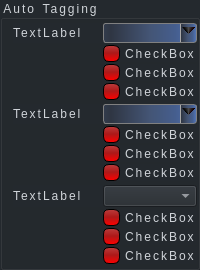
                   <widget class="QGroupBox" name="groupBox_16">
                    <property name="minimumSize">
                     <size>
                      <width>0</width>
                      <height>270</height>
                     </size>
                    </property>
                    <property name="styleSheet">
                     <string notr="true">background-color: #24292E ;
font: 10pt &quot;MS Shell Dlg 2&quot;;
letter-spacing: 2px;
word-spacing: 1.4px;
color: #D0D4D9;
</string>
                    </property>
                    <property name="title">
                     <string>Auto Tagging</string>
                    </property>
                    <property name="flat">
                     <bool>true</bool>
                    </property>
                    <property name="checkable">
                     <bool>false</bool>
                    </property>
                    <layout class="QGridLayout" name="gridLayout_36">
                     <property name="leftMargin">
                      <number>10</number>
                     </property>
                     <property name="topMargin">
                      <number>0</number>
                     </property>
                     <property name="rightMargin">
                      <number>0</number>
                     </property>
                     <property name="bottomMargin">
                      <number>0</number>
                     </property>
                     <property name="horizontalSpacing">
                      <number>0</number>
                     </property>
                     <property name="verticalSpacing">
                      <number>2</number>
                     </property>
                     <item row="0" column="0">
                      <layout class="QVBoxLayout" name="verticalLayout_15">
                       <property name="spacing">
                        <number>4</number>
                       </property>
                       <item>
                        <layout class="QGridLayout" name="gridLayout_33">
                         <property name="horizontalSpacing">
                          <number>0</number>
                         </property>
                         <property name="verticalSpacing">
                          <number>2</number>
                         </property>
                         <item row="0" column="1">
                          <widget class="QComboBox" name="comboBox_6">
                           <property name="styleSheet">
                            <string notr="true">QComboBox {
    border: 1px solid gray;
    border-radius: 3px;
    padding: 1px 18px 1px 3px;
    min-width: 6em;
}

QComboBox:editable {
background-color: rgb(47, 54, 67);
}

QComboBox:!editable, QComboBox::drop-down:editable {
background-color: qlineargradient(spread:reflect, x1:0.08, y1:0, x2:1, y2:0, stop:0 rgba(47, 54, 67, 255), stop:0.454545 rgba(68, 85, 117, 255), stop:0.755682 rgba(69, 94, 142, 255), stop:1 rgba(83, 117, 182, 255));
}

/* QComboBox gets the &quot;on&quot; state when the popup is open */
QComboBox:!editable:on, QComboBox::drop-down:editable:one {
background-color: qlineargradient(spread:reflect, x1:0.08, y1:0, x2:1, y2:0, stop:0 rgba(47, 54, 67, 255), stop:0.454545 rgba(68, 85, 117, 255), stop:0.755682 rgba(69, 94, 142, 255), stop:1 rgba(83, 117, 182, 255));
}

QComboBox:on { /* shift the text when the popup opens */
    padding-top:1px;
    padding-left: 1px;
}

QComboBox::drop-down {
    subcontrol-origin: padding;
    subcontrol-position: top right;
    width: 15px;
    border-left-width: 1px;
    border-left-color: darkgray;
    border-left-style: solid; /* just a single line */
    border-top-right-radius: 3px; /* same radius as the QComboBox */
    border-bottom-right-radius: 3px;
}

QComboBox::down-arrow {
   
	background-color: qconicalgradient(cx:0.5, cy:0.523, angle:269.5, stop:0.375 rgba(255, 0, 0, 0), stop:0.375957 rgba(255, 0, 0, 0), stop:0.375982 rgba(21, 0, 0, 255), stop:0.5 rgba(75, 75, 75, 255), stop:0.619318 rgba(0, 0, 0, 255), stop:0.625 rgba(255, 255, 255, 0));
}

QComboBox::down-arrow:on { /* shift the arrow when popup is open */
    top: 1px;
    left: 1px;
}</string>
                           </property>
                          </widget>
                         </item>
                         <item row="2" column="1">
                          <widget class="QCheckBox" name="checkBox_46">
                           <property name="styleSheet">
                            <string notr="true">QCheckBox {
    spacing: 5px;
}
QCheckBox::indicator {
    width: 13px;
    height: 13px;
}
QCheckBox::indicator:unchecked {
background-color: qlineargradient(spread:reflect, x1:0.54, y1:1, x2:0.534, y2:0, stop:0 rgba(255, 0, 0, 255), stop:0.528409 rgba(173, 25, 25, 255), stop:1 rgba(187, 60, 60, 255));
border-style: outset;
border-width: 1px;
border-radius: 6px;
border-color: #000000;
min-width: 1em;
padding: 1px;
}
QCheckBox::indicator:checked {
background-color: qlineargradient(spread:reflect, x1:0.54, y1:1, x2:0.534, y2:0, stop:0 rgba(0, 255, 18, 255), stop:0.306818 rgba(10, 171, 24, 255), stop:0.636364 rgba(25, 173, 41, 255), stop:0.994318 rgba(33, 104, 47, 255));
border-style: outset;
border-width: 1px;
border-radius: 6px;
border-color: #000000;
min-width: 1em;
padding: 1px;
}</string>
                           </property>
                           <property name="text">
                            <string>CheckBox</string>
                           </property>
                          </widget>
                         </item>
                         <item row="3" column="1">
                          <widget class="QCheckBox" name="checkBox_47">
                           <property name="styleSheet">
                            <string notr="true">QCheckBox {
    spacing: 5px;
}
QCheckBox::indicator {
    width: 13px;
    height: 13px;
}
QCheckBox::indicator:unchecked {
background-color: qlineargradient(spread:reflect, x1:0.54, y1:1, x2:0.534, y2:0, stop:0 rgba(255, 0, 0, 255), stop:0.528409 rgba(173, 25, 25, 255), stop:1 rgba(187, 60, 60, 255));
border-style: outset;
border-width: 1px;
border-radius: 6px;
border-color: #000000;
min-width: 1em;
padding: 1px;
}
QCheckBox::indicator:checked {
background-color: qlineargradient(spread:reflect, x1:0.54, y1:1, x2:0.534, y2:0, stop:0 rgba(0, 255, 18, 255), stop:0.306818 rgba(10, 171, 24, 255), stop:0.636364 rgba(25, 173, 41, 255), stop:0.994318 rgba(33, 104, 47, 255));
border-style: outset;
border-width: 1px;
border-radius: 6px;
border-color: #000000;
min-width: 1em;
padding: 1px;
}</string>
                           </property>
                           <property name="text">
                            <string>CheckBox</string>
                           </property>
                          </widget>
                         </item>
                         <item row="1" column="1">
                          <widget class="QCheckBox" name="checkBox_48">
                           <property name="styleSheet">
                            <string notr="true">QCheckBox {
    spacing: 5px;
}
QCheckBox::indicator {
    width: 13px;
    height: 13px;
}
QCheckBox::indicator:unchecked {
background-color: qlineargradient(spread:reflect, x1:0.54, y1:1, x2:0.534, y2:0, stop:0 rgba(255, 0, 0, 255), stop:0.528409 rgba(173, 25, 25, 255), stop:1 rgba(187, 60, 60, 255));
border-style: outset;
border-width: 1px;
border-radius: 6px;
border-color: #000000;
min-width: 1em;
padding: 1px;
}
QCheckBox::indicator:checked {
background-color: qlineargradient(spread:reflect, x1:0.54, y1:1, x2:0.534, y2:0, stop:0 rgba(0, 255, 18, 255), stop:0.306818 rgba(10, 171, 24, 255), stop:0.636364 rgba(25, 173, 41, 255), stop:0.994318 rgba(33, 104, 47, 255));
border-style: outset;
border-width: 1px;
border-radius: 6px;
border-color: #000000;
min-width: 1em;
padding: 1px;
}</string>
                           </property>
                           <property name="text">
                            <string>CheckBox</string>
                           </property>
                          </widget>
                         </item>
                         <item row="0" column="0">
                          <widget class="QLabel" name="label_25">
                           <property name="maximumSize">
                            <size>
                             <width>100</width>
                             <height>16777215</height>
                            </size>
                           </property>
                           <property name="text">
                            <string>TextLabel</string>
                           </property>
                          </widget>
                         </item>
                        </layout>
                       </item>
                       <item>
                        <layout class="QGridLayout" name="gridLayout_34">
                         <property name="horizontalSpacing">
                          <number>0</number>
                         </property>
                         <property name="verticalSpacing">
                          <number>2</number>
                         </property>
                         <item row="0" column="1">
                          <widget class="QComboBox" name="comboBox_7">
                           <property name="styleSheet">
                            <string notr="true">QComboBox {
    border: 1px solid gray;
    border-radius: 3px;
    padding: 1px 18px 1px 3px;
    min-width: 6em;
}

QComboBox:editable {
background-color: rgb(47, 54, 67);
}

QComboBox:!editable, QComboBox::drop-down:editable {
background-color: qlineargradient(spread:reflect, x1:0.08, y1:0, x2:1, y2:0, stop:0 rgba(47, 54, 67, 255), stop:0.454545 rgba(68, 85, 117, 255), stop:0.755682 rgba(69, 94, 142, 255), stop:1 rgba(83, 117, 182, 255));
}

/* QComboBox gets the &quot;on&quot; state when the popup is open */
QComboBox:!editable:on, QComboBox::drop-down:editable:one {
background-color: qlineargradient(spread:reflect, x1:0.08, y1:0, x2:1, y2:0, stop:0 rgba(47, 54, 67, 255), stop:0.454545 rgba(68, 85, 117, 255), stop:0.755682 rgba(69, 94, 142, 255), stop:1 rgba(83, 117, 182, 255));
}

QComboBox:on { /* shift the text when the popup opens */
    padding-top:1px;
    padding-left: 1px;
}

QComboBox::drop-down {
    subcontrol-origin: padding;
    subcontrol-position: top right;
    width: 15px;
    border-left-width: 1px;
    border-left-color: darkgray;
    border-left-style: solid; /* just a single line */
    border-top-right-radius: 3px; /* same radius as the QComboBox */
    border-bottom-right-radius: 3px;
}

QComboBox::down-arrow {
   
	background-color: qconicalgradient(cx:0.5, cy:0.523, angle:269.5, stop:0.375 rgba(255, 0, 0, 0), stop:0.375957 rgba(255, 0, 0, 0), stop:0.375982 rgba(21, 0, 0, 255), stop:0.5 rgba(75, 75, 75, 255), stop:0.619318 rgba(0, 0, 0, 255), stop:0.625 rgba(255, 255, 255, 0));
}

QComboBox::down-arrow:on { /* shift the arrow when popup is open */
    top: 1px;
    left: 1px;
}</string>
                           </property>
                          </widget>
                         </item>
                         <item row="2" column="1">
                          <widget class="QCheckBox" name="checkBox_49">
                           <property name="styleSheet">
                            <string notr="true">QCheckBox {
    spacing: 5px;
}
QCheckBox::indicator {
    width: 13px;
    height: 13px;
}
QCheckBox::indicator:unchecked {
background-color: qlineargradient(spread:reflect, x1:0.54, y1:1, x2:0.534, y2:0, stop:0 rgba(255, 0, 0, 255), stop:0.528409 rgba(173, 25, 25, 255), stop:1 rgba(187, 60, 60, 255));
border-style: outset;
border-width: 1px;
border-radius: 6px;
border-color: #000000;
min-width: 1em;
padding: 1px;
}
QCheckBox::indicator:checked {
background-color: qlineargradient(spread:reflect, x1:0.54, y1:1, x2:0.534, y2:0, stop:0 rgba(0, 255, 18, 255), stop:0.306818 rgba(10, 171, 24, 255), stop:0.636364 rgba(25, 173, 41, 255), stop:0.994318 rgba(33, 104, 47, 255));
border-style: outset;
border-width: 1px;
border-radius: 6px;
border-color: #000000;
min-width: 1em;
padding: 1px;
}</string>
                           </property>
                           <property name="text">
                            <string>CheckBox</string>
                           </property>
                          </widget>
                         </item>
                         <item row="3" column="1">
                          <widget class="QCheckBox" name="checkBox_50">
                           <property name="styleSheet">
                            <string notr="true">QCheckBox {
    spacing: 5px;
}
QCheckBox::indicator {
    width: 13px;
    height: 13px;
}
QCheckBox::indicator:unchecked {
background-color: qlineargradient(spread:reflect, x1:0.54, y1:1, x2:0.534, y2:0, stop:0 rgba(255, 0, 0, 255), stop:0.528409 rgba(173, 25, 25, 255), stop:1 rgba(187, 60, 60, 255));
border-style: outset;
border-width: 1px;
border-radius: 6px;
border-color: #000000;
min-width: 1em;
padding: 1px;
}
QCheckBox::indicator:checked {
background-color: qlineargradient(spread:reflect, x1:0.54, y1:1, x2:0.534, y2:0, stop:0 rgba(0, 255, 18, 255), stop:0.306818 rgba(10, 171, 24, 255), stop:0.636364 rgba(25, 173, 41, 255), stop:0.994318 rgba(33, 104, 47, 255));
border-style: outset;
border-width: 1px;
border-radius: 6px;
border-color: #000000;
min-width: 1em;
padding: 1px;
}</string>
                           </property>
                           <property name="text">
                            <string>CheckBox</string>
                           </property>
                          </widget>
                         </item>
                         <item row="1" column="1">
                          <widget class="QCheckBox" name="checkBox_51">
                           <property name="styleSheet">
                            <string notr="true">QCheckBox {
    spacing: 5px;
}
QCheckBox::indicator {
    width: 13px;
    height: 13px;
}
QCheckBox::indicator:unchecked {
background-color: qlineargradient(spread:reflect, x1:0.54, y1:1, x2:0.534, y2:0, stop:0 rgba(255, 0, 0, 255), stop:0.528409 rgba(173, 25, 25, 255), stop:1 rgba(187, 60, 60, 255));
border-style: outset;
border-width: 1px;
border-radius: 6px;
border-color: #000000;
min-width: 1em;
padding: 1px;
}
QCheckBox::indicator:checked {
background-color: qlineargradient(spread:reflect, x1:0.54, y1:1, x2:0.534, y2:0, stop:0 rgba(0, 255, 18, 255), stop:0.306818 rgba(10, 171, 24, 255), stop:0.636364 rgba(25, 173, 41, 255), stop:0.994318 rgba(33, 104, 47, 255));
border-style: outset;
border-width: 1px;
border-radius: 6px;
border-color: #000000;
min-width: 1em;
padding: 1px;
}</string>
                           </property>
                           <property name="text">
                            <string>CheckBox</string>
                           </property>
                          </widget>
                         </item>
                         <item row="0" column="0">
                          <widget class="QLabel" name="label_26">
                           <property name="maximumSize">
                            <size>
                             <width>100</width>
                             <height>16777215</height>
                            </size>
                           </property>
                           <property name="text">
                            <string>TextLabel</string>
                           </property>
                          </widget>
                         </item>
                        </layout>
                       </item>
                       <item>
                        <layout class="QGridLayout" name="gridLayout_35">
                         <property name="horizontalSpacing">
                          <number>0</number>
                         </property>
                         <property name="verticalSpacing">
                          <number>2</number>
                         </property>
                         <item row="0" column="1">
                          <widget class="QComboBox" name="comboBox_8"/>
                         </item>
                         <item row="2" column="1">
                          <widget class="QCheckBox" name="checkBox_52">
                           <property name="styleSheet">
                            <string notr="true">QCheckBox {
    spacing: 5px;
}
QCheckBox::indicator {
    width: 13px;
    height: 13px;
}
QCheckBox::indicator:unchecked {
background-color: qlineargradient(spread:reflect, x1:0.54, y1:1, x2:0.534, y2:0, stop:0 rgba(255, 0, 0, 255), stop:0.528409 rgba(173, 25, 25, 255), stop:1 rgba(187, 60, 60, 255));
border-style: outset;
border-width: 1px;
border-radius: 6px;
border-color: #000000;
min-width: 1em;
padding: 1px;
}
QCheckBox::indicator:checked {
background-color: qlineargradient(spread:reflect, x1:0.54, y1:1, x2:0.534, y2:0, stop:0 rgba(0, 255, 18, 255), stop:0.306818 rgba(10, 171, 24, 255), stop:0.636364 rgba(25, 173, 41, 255), stop:0.994318 rgba(33, 104, 47, 255));
border-style: outset;
border-width: 1px;
border-radius: 6px;
border-color: #000000;
min-width: 1em;
padding: 1px;
}</string>
                           </property>
                           <property name="text">
                            <string>CheckBox</string>
                           </property>
                          </widget>
                         </item>
                         <item row="3" column="1">
                          <widget class="QCheckBox" name="checkBox_53">
                           <property name="styleSheet">
                            <string notr="true">QCheckBox {
    spacing: 5px;
}
QCheckBox::indicator {
    width: 13px;
    height: 13px;
}
QCheckBox::indicator:unchecked {
background-color: qlineargradient(spread:reflect, x1:0.54, y1:1, x2:0.534, y2:0, stop:0 rgba(255, 0, 0, 255), stop:0.528409 rgba(173, 25, 25, 255), stop:1 rgba(187, 60, 60, 255));
border-style: outset;
border-width: 1px;
border-radius: 6px;
border-color: #000000;
min-width: 1em;
padding: 1px;
}
QCheckBox::indicator:checked {
background-color: qlineargradient(spread:reflect, x1:0.54, y1:1, x2:0.534, y2:0, stop:0 rgba(0, 255, 18, 255), stop:0.306818 rgba(10, 171, 24, 255), stop:0.636364 rgba(25, 173, 41, 255), stop:0.994318 rgba(33, 104, 47, 255));
border-style: outset;
border-width: 1px;
border-radius: 6px;
border-color: #000000;
min-width: 1em;
padding: 1px;
}</string>
                           </property>
                           <property name="text">
                            <string>CheckBox</string>
                           </property>
                          </widget>
                         </item>
                         <item row="1" column="1">
                          <widget class="QCheckBox" name="checkBox_54">
                           <property name="styleSheet">
                            <string notr="true">QCheckBox {
    spacing: 5px;
}
QCheckBox::indicator {
    width: 13px;
    height: 13px;
}
QCheckBox::indicator:unchecked {
background-color: qlineargradient(spread:reflect, x1:0.54, y1:1, x2:0.534, y2:0, stop:0 rgba(255, 0, 0, 255), stop:0.528409 rgba(173, 25, 25, 255), stop:1 rgba(187, 60, 60, 255));
border-style: outset;
border-width: 1px;
border-radius: 6px;
border-color: #000000;
min-width: 1em;
padding: 1px;
}
QCheckBox::indicator:checked {
background-color: qlineargradient(spread:reflect, x1:0.54, y1:1, x2:0.534, y2:0, stop:0 rgba(0, 255, 18, 255), stop:0.306818 rgba(10, 171, 24, 255), stop:0.636364 rgba(25, 173, 41, 255), stop:0.994318 rgba(33, 104, 47, 255));
border-style: outset;
border-width: 1px;
border-radius: 6px;
border-color: #000000;
min-width: 1em;
padding: 1px;
}</string>
                           </property>
                           <property name="text">
                            <string>CheckBox</string>
                           </property>
                          </widget>
                         </item>
                         <item row="0" column="0">
                          <widget class="QLabel" name="label_27">
                           <property name="maximumSize">
                            <size>
                             <width>100</width>
                             <height>16777215</height>
                            </size>
                           </property>
                           <property name="text">
                            <string>TextLabel</string>
                           </property>
                          </widget>
                         </item>
                        </layout>
                       </item>
                      </layout>
                     </item>
                    </layout>
                   </widget>
